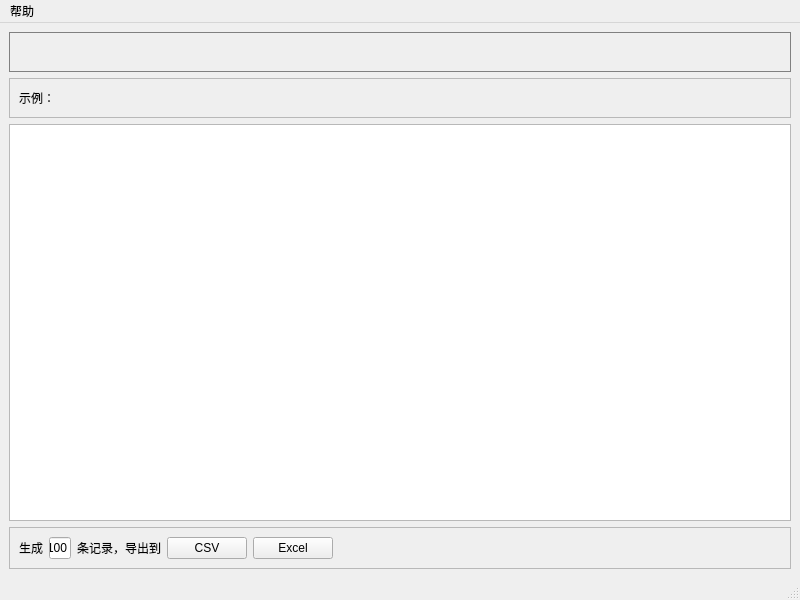
<?xml version="1.0" encoding="UTF-8"?>
<ui version="4.0">
 <class>MainWindow</class>
 <widget class="QMainWindow" name="MainWindow">
  <property name="geometry">
   <rect>
    <x>0</x>
    <y>0</y>
    <width>800</width>
    <height>600</height>
   </rect>
  </property>
  <property name="windowTitle">
   <string>MainWindow</string>
  </property>
  <widget class="QWidget" name="centralwidget">
   <layout class="QVBoxLayout" name="verticalLayout">
    <item>
     <widget class="QFrame" name="frame_btnbar">
      <property name="styleSheet">
       <string notr="true">QFrame { border:1px solid gray;} </string>
      </property>
      <property name="frameShape">
       <enum>QFrame::Shape::StyledPanel</enum>
      </property>
      <property name="frameShadow">
       <enum>QFrame::Shadow::Raised</enum>
      </property>
      <layout class="QHBoxLayout" name="horizontalLayout">
       <item>
        <spacer name="horizontalSpacer">
         <property name="orientation">
          <enum>Qt::Orientation::Horizontal</enum>
         </property>
         <property name="sizeHint" stdset="0">
          <size>
           <width>759</width>
           <height>20</height>
          </size>
         </property>
        </spacer>
       </item>
      </layout>
     </widget>
    </item>
    <item>
     <widget class="QFrame" name="frame_2">
      <property name="frameShape">
       <enum>QFrame::Shape::StyledPanel</enum>
      </property>
      <property name="frameShadow">
       <enum>QFrame::Shadow::Raised</enum>
      </property>
      <layout class="QHBoxLayout" name="horizontalLayout_2">
       <item>
        <widget class="QLabel" name="label">
         <property name="text">
          <string>示例：</string>
         </property>
        </widget>
       </item>
       <item>
        <widget class="QLabel" name="label_example">
         <property name="minimumSize">
          <size>
           <width>500</width>
           <height>0</height>
          </size>
         </property>
         <property name="text">
          <string/>
         </property>
        </widget>
       </item>
       <item>
        <spacer name="horizontalSpacer_2">
         <property name="orientation">
          <enum>Qt::Orientation::Horizontal</enum>
         </property>
         <property name="sizeHint" stdset="0">
          <size>
           <width>211</width>
           <height>20</height>
          </size>
         </property>
        </spacer>
       </item>
      </layout>
     </widget>
    </item>
    <item>
     <widget class="DDTable" name="tableWidget_data"/>
    </item>
    <item>
     <widget class="QFrame" name="frame_3">
      <property name="frameShape">
       <enum>QFrame::Shape::StyledPanel</enum>
      </property>
      <property name="frameShadow">
       <enum>QFrame::Shadow::Raised</enum>
      </property>
      <layout class="QHBoxLayout" name="horizontalLayout_3">
       <item>
        <widget class="QLabel" name="label_2">
         <property name="text">
          <string>生成</string>
         </property>
        </widget>
       </item>
       <item>
        <widget class="QLineEdit" name="lineEdit_count">
         <property name="text">
          <string>100</string>
         </property>
        </widget>
       </item>
       <item>
        <widget class="QLabel" name="label_3">
         <property name="text">
          <string>条记录，导出到</string>
         </property>
        </widget>
       </item>
       <item>
        <widget class="QPushButton" name="btn_export_csv">
         <property name="text">
          <string>CSV</string>
         </property>
        </widget>
       </item>
       <item>
        <widget class="QPushButton" name="btn_export_excel">
         <property name="text">
          <string>Excel</string>
         </property>
        </widget>
       </item>
       <item>
        <spacer name="horizontalSpacer_3">
         <property name="orientation">
          <enum>Qt::Orientation::Horizontal</enum>
         </property>
         <property name="sizeHint" stdset="0">
          <size>
           <width>597</width>
           <height>20</height>
          </size>
         </property>
        </spacer>
       </item>
      </layout>
     </widget>
    </item>
   </layout>
  </widget>
  <widget class="QMenuBar" name="menubar">
   <property name="geometry">
    <rect>
     <x>0</x>
     <y>0</y>
     <width>800</width>
     <height>22</height>
    </rect>
   </property>
   <widget class="QMenu" name="menu">
    <property name="title">
     <string>帮助</string>
    </property>
    <addaction name="action_author"/>
   </widget>
   <addaction name="menu"/>
  </widget>
  <widget class="QStatusBar" name="statusbar"/>
  <action name="action_author">
   <property name="text">
    <string>联系作者</string>
   </property>
  </action>
 </widget>
 <customwidgets>
  <customwidget>
   <class>DDTable</class>
   <extends>QTableWidget</extends>
   <header>util.h</header>
  </customwidget>
 </customwidgets>
 <resources/>
 <connections/>
</ui>
